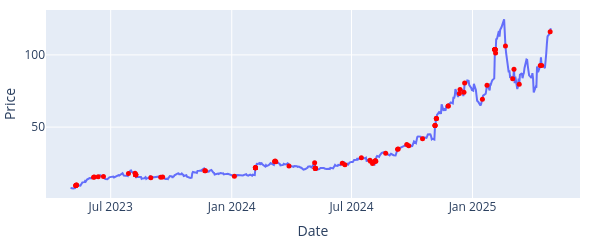

Here is the notebook cell this chart was saved with:
### Markdown cell above
## Analyst rating and price-target events

### Code cell
analysts = yf.Ticker("PLTR").get_upgrades_downgrades()

analysts.index = pd.to_datetime(analysts.index).normalize()
analysts = analysts.loc[(start <= analysts.index) & (analysts.index < end)]

analysts.to_csv("../data/analyst_events.csv")

display(analysts.head())

fig = px.line(PLTR, y="Close", width=600, height=200, labels={"Close":"Price"})

fig.add_scatter(x=analysts.index, y = PLTR.loc[analysts.index, "Close"], mode="markers", marker=dict(color="red", size=5), showlegend=False) # legend="Analyst upgrade / downgrade"
fig.update_layout(margin=dict(l=0, r=20, t=10, b=0)).show()
